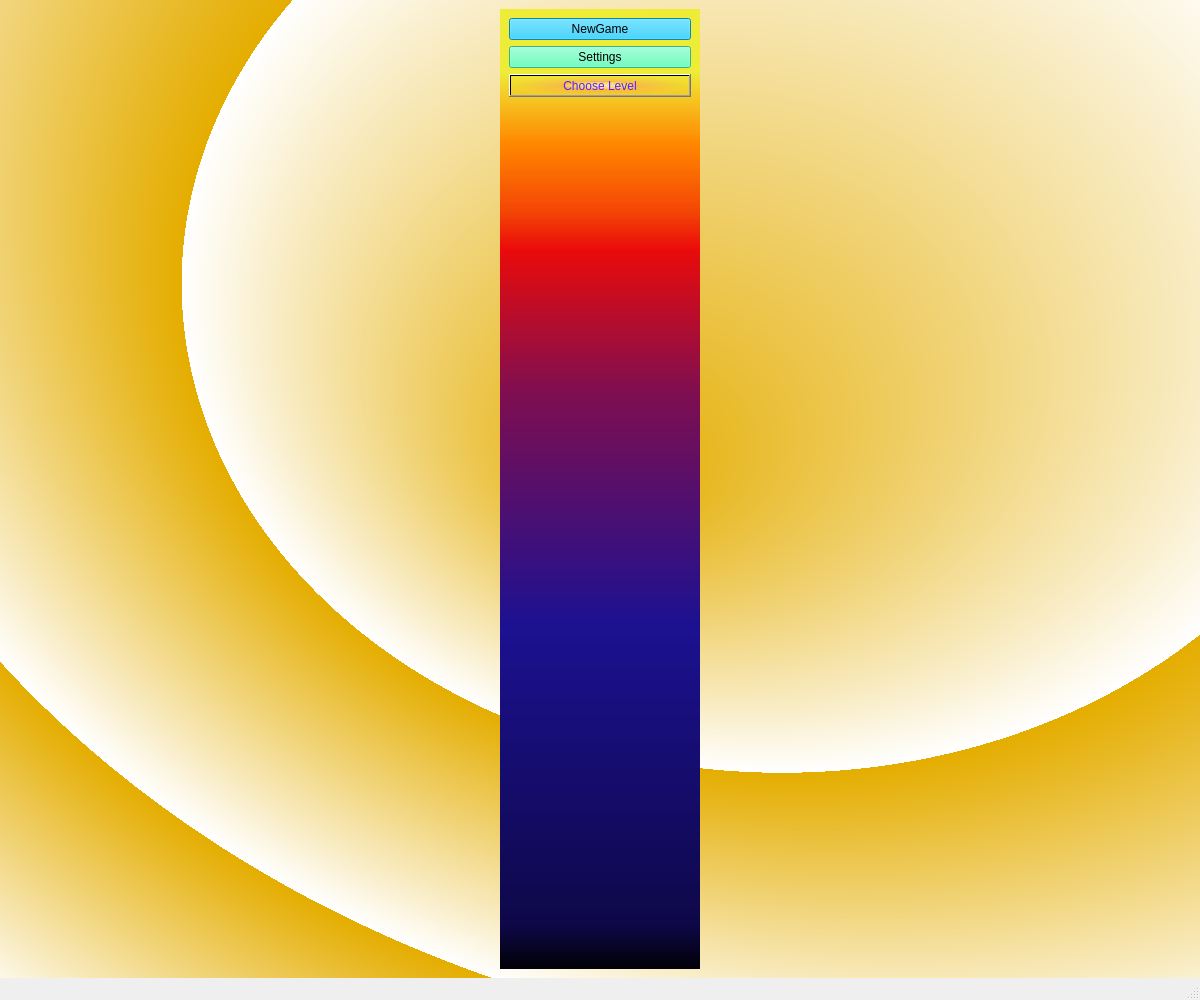
<?xml version="1.0" encoding="UTF-8"?>
<ui version="4.0">
 <class>MainWindow</class>
 <widget class="QMainWindow" name="MainWindow">
  <property name="geometry">
   <rect>
    <x>0</x>
    <y>0</y>
    <width>1200</width>
    <height>1000</height>
   </rect>
  </property>
  <property name="windowTitle">
   <string>MainWindow</string>
  </property>
  <widget class="QWidget" name="centralwidget">
   <property name="styleSheet">
    <string notr="true">
background-color: qradialgradient(spread:repeat, cx:0.651515, cy:0.29, radius:0.5, fx:0.5, fy:0.5, stop:0 rgba(228, 173, 0, 255), stop:1 rgba(255, 255, 255, 255));</string>
   </property>
   <layout class="QHBoxLayout" name="horizontalLayout">
    <item>
     <widget class="QWidget" name="ControlPanelWidget" native="true">
      <property name="maximumSize">
       <size>
        <width>200</width>
        <height>16777215</height>
       </size>
      </property>
      <property name="styleSheet">
       <string notr="true">background-color: rgb(64, 255, 11);
background-color: qlineargradient(spread:pad, x1:0, y1:1, x2:0, y2:0, stop:0 rgba(0, 0, 0, 255), stop:0.05 rgba(14, 8, 73, 255), stop:0.36 rgba(28, 17, 145, 255), stop:0.6 rgba(126, 14, 81, 255), stop:0.75 rgba(234, 11, 11, 255), stop:0.79 rgba(244, 70, 5, 255), stop:0.86 rgba(255, 136, 0, 255), stop:0.935 rgba(239, 236, 55, 255));</string>
      </property>
      <layout class="QVBoxLayout" name="verticalLayout">
       <item>
        <widget class="QPushButton" name="NewGame">
         <property name="maximumSize">
          <size>
           <width>16777215</width>
           <height>200</height>
          </size>
         </property>
         <property name="focusPolicy">
          <enum>Qt::NoFocus</enum>
         </property>
         <property name="styleSheet">
          <string notr="true">background-color: rgb(0, 196, 255);
color: rgb(255, 17, 211);
color: rgb(0, 0, 0);</string>
         </property>
         <property name="text">
          <string>NewGame</string>
         </property>
        </widget>
       </item>
       <item>
        <widget class="QPushButton" name="Settings">
         <property name="styleSheet">
          <string notr="true">background-color: qradialgradient(spread:repeat, cx:0.5, cy:0.5, radius:0.077, fx:0.5, fy:0.5, stop:0 rgba(0, 169, 255, 147), stop:0.497326 rgba(0, 0, 0, 147), stop:1 rgba(0, 169, 255, 147));
background-color: qlineargradient(spread:pad, x1:0, y1:0, x2:1, y2:0, stop:0 rgba(39, 79, 118, 255), stop:1 rgba(255, 255, 255, 255));
color: rgb(0, 0, 0);
background-color: rgb(71, 255, 178);</string>
         </property>
         <property name="text">
          <string>Settings</string>
         </property>
         <property name="icon">
          <iconset theme="document-open">
           <normaloff>.</normaloff>.</iconset>
         </property>
        </widget>
       </item>
       <item>
        <widget class="QPushButton" name="ChooseLevel">
         <property name="palette">
          <palette>
           <active>
            <colorrole role="WindowText">
             <brush brushstyle="SolidPattern">
              <color alpha="255">
               <red>93</red>
               <green>29</green>
               <blue>255</blue>
              </color>
             </brush>
            </colorrole>
            <colorrole role="Button">
             <brush brushstyle="RadialGradientPattern">
              <gradient centralx="0.500000000000000" centraly="0.500000000000000" focalx="0.500000000000000" focaly="0.500000000000000" radius="0.500000000000000" type="RadialGradient" spread="PadSpread" coordinatemode="ObjectBoundingMode">
               <gradientstop position="0.000000000000000">
                <color alpha="206">
                 <red>255</red>
                 <green>235</green>
                 <blue>235</blue>
                </color>
               </gradientstop>
               <gradientstop position="0.350000000000000">
                <color alpha="80">
                 <red>255</red>
                 <green>188</green>
                 <blue>188</blue>
                </color>
               </gradientstop>
               <gradientstop position="0.400000000000000">
                <color alpha="80">
                 <red>255</red>
                 <green>162</green>
                 <blue>162</blue>
                </color>
               </gradientstop>
               <gradientstop position="0.425000000000000">
                <color alpha="156">
                 <red>255</red>
                 <green>132</green>
                 <blue>132</blue>
                </color>
               </gradientstop>
               <gradientstop position="0.440000000000000">
                <color alpha="80">
                 <red>252</red>
                 <green>128</green>
                 <blue>128</blue>
                </color>
               </gradientstop>
               <gradientstop position="1.000000000000000">
                <color alpha="0">
                 <red>255</red>
                 <green>255</green>
                 <blue>255</blue>
                </color>
               </gradientstop>
              </gradient>
             </brush>
            </colorrole>
            <colorrole role="Text">
             <brush brushstyle="SolidPattern">
              <color alpha="255">
               <red>93</red>
               <green>29</green>
               <blue>255</blue>
              </color>
             </brush>
            </colorrole>
            <colorrole role="ButtonText">
             <brush brushstyle="SolidPattern">
              <color alpha="255">
               <red>93</red>
               <green>29</green>
               <blue>255</blue>
              </color>
             </brush>
            </colorrole>
            <colorrole role="Base">
             <brush brushstyle="RadialGradientPattern">
              <gradient centralx="0.500000000000000" centraly="0.500000000000000" focalx="0.500000000000000" focaly="0.500000000000000" radius="0.500000000000000" type="RadialGradient" spread="PadSpread" coordinatemode="ObjectBoundingMode">
               <gradientstop position="0.000000000000000">
                <color alpha="206">
                 <red>255</red>
                 <green>235</green>
                 <blue>235</blue>
                </color>
               </gradientstop>
               <gradientstop position="0.350000000000000">
                <color alpha="80">
                 <red>255</red>
                 <green>188</green>
                 <blue>188</blue>
                </color>
               </gradientstop>
               <gradientstop position="0.400000000000000">
                <color alpha="80">
                 <red>255</red>
                 <green>162</green>
                 <blue>162</blue>
                </color>
               </gradientstop>
               <gradientstop position="0.425000000000000">
                <color alpha="156">
                 <red>255</red>
                 <green>132</green>
                 <blue>132</blue>
                </color>
               </gradientstop>
               <gradientstop position="0.440000000000000">
                <color alpha="80">
                 <red>252</red>
                 <green>128</green>
                 <blue>128</blue>
                </color>
               </gradientstop>
               <gradientstop position="1.000000000000000">
                <color alpha="0">
                 <red>255</red>
                 <green>255</green>
                 <blue>255</blue>
                </color>
               </gradientstop>
              </gradient>
             </brush>
            </colorrole>
            <colorrole role="Window">
             <brush brushstyle="RadialGradientPattern">
              <gradient centralx="0.500000000000000" centraly="0.500000000000000" focalx="0.500000000000000" focaly="0.500000000000000" radius="0.500000000000000" type="RadialGradient" spread="PadSpread" coordinatemode="ObjectBoundingMode">
               <gradientstop position="0.000000000000000">
                <color alpha="206">
                 <red>255</red>
                 <green>235</green>
                 <blue>235</blue>
                </color>
               </gradientstop>
               <gradientstop position="0.350000000000000">
                <color alpha="80">
                 <red>255</red>
                 <green>188</green>
                 <blue>188</blue>
                </color>
               </gradientstop>
               <gradientstop position="0.400000000000000">
                <color alpha="80">
                 <red>255</red>
                 <green>162</green>
                 <blue>162</blue>
                </color>
               </gradientstop>
               <gradientstop position="0.425000000000000">
                <color alpha="156">
                 <red>255</red>
                 <green>132</green>
                 <blue>132</blue>
                </color>
               </gradientstop>
               <gradientstop position="0.440000000000000">
                <color alpha="80">
                 <red>252</red>
                 <green>128</green>
                 <blue>128</blue>
                </color>
               </gradientstop>
               <gradientstop position="1.000000000000000">
                <color alpha="0">
                 <red>255</red>
                 <green>255</green>
                 <blue>255</blue>
                </color>
               </gradientstop>
              </gradient>
             </brush>
            </colorrole>
            <colorrole role="HighlightedText">
             <brush brushstyle="SolidPattern">
              <color alpha="255">
               <red>0</red>
               <green>0</green>
               <blue>0</blue>
              </color>
             </brush>
            </colorrole>
            <colorrole role="PlaceholderText">
             <brush brushstyle="SolidPattern">
              <color alpha="255">
               <red>93</red>
               <green>29</green>
               <blue>255</blue>
              </color>
             </brush>
            </colorrole>
           </active>
           <inactive>
            <colorrole role="WindowText">
             <brush brushstyle="SolidPattern">
              <color alpha="255">
               <red>93</red>
               <green>29</green>
               <blue>255</blue>
              </color>
             </brush>
            </colorrole>
            <colorrole role="Button">
             <brush brushstyle="RadialGradientPattern">
              <gradient centralx="0.500000000000000" centraly="0.500000000000000" focalx="0.500000000000000" focaly="0.500000000000000" radius="0.500000000000000" type="RadialGradient" spread="PadSpread" coordinatemode="ObjectBoundingMode">
               <gradientstop position="0.000000000000000">
                <color alpha="206">
                 <red>255</red>
                 <green>235</green>
                 <blue>235</blue>
                </color>
               </gradientstop>
               <gradientstop position="0.350000000000000">
                <color alpha="80">
                 <red>255</red>
                 <green>188</green>
                 <blue>188</blue>
                </color>
               </gradientstop>
               <gradientstop position="0.400000000000000">
                <color alpha="80">
                 <red>255</red>
                 <green>162</green>
                 <blue>162</blue>
                </color>
               </gradientstop>
               <gradientstop position="0.425000000000000">
                <color alpha="156">
                 <red>255</red>
                 <green>132</green>
                 <blue>132</blue>
                </color>
               </gradientstop>
               <gradientstop position="0.440000000000000">
                <color alpha="80">
                 <red>252</red>
                 <green>128</green>
                 <blue>128</blue>
                </color>
               </gradientstop>
               <gradientstop position="1.000000000000000">
                <color alpha="0">
                 <red>255</red>
                 <green>255</green>
                 <blue>255</blue>
                </color>
               </gradientstop>
              </gradient>
             </brush>
            </colorrole>
            <colorrole role="Text">
             <brush brushstyle="SolidPattern">
              <color alpha="255">
               <red>93</red>
               <green>29</green>
               <blue>255</blue>
              </color>
             </brush>
            </colorrole>
            <colorrole role="ButtonText">
             <brush brushstyle="SolidPattern">
              <color alpha="255">
               <red>93</red>
               <green>29</green>
               <blue>255</blue>
              </color>
             </brush>
            </colorrole>
            <colorrole role="Base">
             <brush brushstyle="RadialGradientPattern">
              <gradient centralx="0.500000000000000" centraly="0.500000000000000" focalx="0.500000000000000" focaly="0.500000000000000" radius="0.500000000000000" type="RadialGradient" spread="PadSpread" coordinatemode="ObjectBoundingMode">
               <gradientstop position="0.000000000000000">
                <color alpha="206">
                 <red>255</red>
                 <green>235</green>
                 <blue>235</blue>
                </color>
               </gradientstop>
               <gradientstop position="0.350000000000000">
                <color alpha="80">
                 <red>255</red>
                 <green>188</green>
                 <blue>188</blue>
                </color>
               </gradientstop>
               <gradientstop position="0.400000000000000">
                <color alpha="80">
                 <red>255</red>
                 <green>162</green>
                 <blue>162</blue>
                </color>
               </gradientstop>
               <gradientstop position="0.425000000000000">
                <color alpha="156">
                 <red>255</red>
                 <green>132</green>
                 <blue>132</blue>
                </color>
               </gradientstop>
               <gradientstop position="0.440000000000000">
                <color alpha="80">
                 <red>252</red>
                 <green>128</green>
                 <blue>128</blue>
                </color>
               </gradientstop>
               <gradientstop position="1.000000000000000">
                <color alpha="0">
                 <red>255</red>
                 <green>255</green>
                 <blue>255</blue>
                </color>
               </gradientstop>
              </gradient>
             </brush>
            </colorrole>
            <colorrole role="Window">
             <brush brushstyle="RadialGradientPattern">
              <gradient centralx="0.500000000000000" centraly="0.500000000000000" focalx="0.500000000000000" focaly="0.500000000000000" radius="0.500000000000000" type="RadialGradient" spread="PadSpread" coordinatemode="ObjectBoundingMode">
               <gradientstop position="0.000000000000000">
                <color alpha="206">
                 <red>255</red>
                 <green>235</green>
                 <blue>235</blue>
                </color>
               </gradientstop>
               <gradientstop position="0.350000000000000">
                <color alpha="80">
                 <red>255</red>
                 <green>188</green>
                 <blue>188</blue>
                </color>
               </gradientstop>
               <gradientstop position="0.400000000000000">
                <color alpha="80">
                 <red>255</red>
                 <green>162</green>
                 <blue>162</blue>
                </color>
               </gradientstop>
               <gradientstop position="0.425000000000000">
                <color alpha="156">
                 <red>255</red>
                 <green>132</green>
                 <blue>132</blue>
                </color>
               </gradientstop>
               <gradientstop position="0.440000000000000">
                <color alpha="80">
                 <red>252</red>
                 <green>128</green>
                 <blue>128</blue>
                </color>
               </gradientstop>
               <gradientstop position="1.000000000000000">
                <color alpha="0">
                 <red>255</red>
                 <green>255</green>
                 <blue>255</blue>
                </color>
               </gradientstop>
              </gradient>
             </brush>
            </colorrole>
            <colorrole role="HighlightedText">
             <brush brushstyle="SolidPattern">
              <color alpha="255">
               <red>0</red>
               <green>0</green>
               <blue>0</blue>
              </color>
             </brush>
            </colorrole>
            <colorrole role="PlaceholderText">
             <brush brushstyle="SolidPattern">
              <color alpha="255">
               <red>93</red>
               <green>29</green>
               <blue>255</blue>
              </color>
             </brush>
            </colorrole>
           </inactive>
           <disabled>
            <colorrole role="WindowText">
             <brush brushstyle="SolidPattern">
              <color alpha="255">
               <red>93</red>
               <green>29</green>
               <blue>255</blue>
              </color>
             </brush>
            </colorrole>
            <colorrole role="Button">
             <brush brushstyle="RadialGradientPattern">
              <gradient centralx="0.500000000000000" centraly="0.500000000000000" focalx="0.500000000000000" focaly="0.500000000000000" radius="0.500000000000000" type="RadialGradient" spread="PadSpread" coordinatemode="ObjectBoundingMode">
               <gradientstop position="0.000000000000000">
                <color alpha="206">
                 <red>255</red>
                 <green>235</green>
                 <blue>235</blue>
                </color>
               </gradientstop>
               <gradientstop position="0.350000000000000">
                <color alpha="80">
                 <red>255</red>
                 <green>188</green>
                 <blue>188</blue>
                </color>
               </gradientstop>
               <gradientstop position="0.400000000000000">
                <color alpha="80">
                 <red>255</red>
                 <green>162</green>
                 <blue>162</blue>
                </color>
               </gradientstop>
               <gradientstop position="0.425000000000000">
                <color alpha="156">
                 <red>255</red>
                 <green>132</green>
                 <blue>132</blue>
                </color>
               </gradientstop>
               <gradientstop position="0.440000000000000">
                <color alpha="80">
                 <red>252</red>
                 <green>128</green>
                 <blue>128</blue>
                </color>
               </gradientstop>
               <gradientstop position="1.000000000000000">
                <color alpha="0">
                 <red>255</red>
                 <green>255</green>
                 <blue>255</blue>
                </color>
               </gradientstop>
              </gradient>
             </brush>
            </colorrole>
            <colorrole role="Text">
             <brush brushstyle="SolidPattern">
              <color alpha="255">
               <red>93</red>
               <green>29</green>
               <blue>255</blue>
              </color>
             </brush>
            </colorrole>
            <colorrole role="ButtonText">
             <brush brushstyle="SolidPattern">
              <color alpha="255">
               <red>93</red>
               <green>29</green>
               <blue>255</blue>
              </color>
             </brush>
            </colorrole>
            <colorrole role="Base">
             <brush brushstyle="RadialGradientPattern">
              <gradient centralx="0.500000000000000" centraly="0.500000000000000" focalx="0.500000000000000" focaly="0.500000000000000" radius="0.500000000000000" type="RadialGradient" spread="PadSpread" coordinatemode="ObjectBoundingMode">
               <gradientstop position="0.000000000000000">
                <color alpha="206">
                 <red>255</red>
                 <green>235</green>
                 <blue>235</blue>
                </color>
               </gradientstop>
               <gradientstop position="0.350000000000000">
                <color alpha="80">
                 <red>255</red>
                 <green>188</green>
                 <blue>188</blue>
                </color>
               </gradientstop>
               <gradientstop position="0.400000000000000">
                <color alpha="80">
                 <red>255</red>
                 <green>162</green>
                 <blue>162</blue>
                </color>
               </gradientstop>
               <gradientstop position="0.425000000000000">
                <color alpha="156">
                 <red>255</red>
                 <green>132</green>
                 <blue>132</blue>
                </color>
               </gradientstop>
               <gradientstop position="0.440000000000000">
                <color alpha="80">
                 <red>252</red>
                 <green>128</green>
                 <blue>128</blue>
                </color>
               </gradientstop>
               <gradientstop position="1.000000000000000">
                <color alpha="0">
                 <red>255</red>
                 <green>255</green>
                 <blue>255</blue>
                </color>
               </gradientstop>
              </gradient>
             </brush>
            </colorrole>
            <colorrole role="Window">
             <brush brushstyle="RadialGradientPattern">
              <gradient centralx="0.500000000000000" centraly="0.500000000000000" focalx="0.500000000000000" focaly="0.500000000000000" radius="0.500000000000000" type="RadialGradient" spread="PadSpread" coordinatemode="ObjectBoundingMode">
               <gradientstop position="0.000000000000000">
                <color alpha="206">
                 <red>255</red>
                 <green>235</green>
                 <blue>235</blue>
                </color>
               </gradientstop>
               <gradientstop position="0.350000000000000">
                <color alpha="80">
                 <red>255</red>
                 <green>188</green>
                 <blue>188</blue>
                </color>
               </gradientstop>
               <gradientstop position="0.400000000000000">
                <color alpha="80">
                 <red>255</red>
                 <green>162</green>
                 <blue>162</blue>
                </color>
               </gradientstop>
               <gradientstop position="0.425000000000000">
                <color alpha="156">
                 <red>255</red>
                 <green>132</green>
                 <blue>132</blue>
                </color>
               </gradientstop>
               <gradientstop position="0.440000000000000">
                <color alpha="80">
                 <red>252</red>
                 <green>128</green>
                 <blue>128</blue>
                </color>
               </gradientstop>
               <gradientstop position="1.000000000000000">
                <color alpha="0">
                 <red>255</red>
                 <green>255</green>
                 <blue>255</blue>
                </color>
               </gradientstop>
              </gradient>
             </brush>
            </colorrole>
            <colorrole role="HighlightedText">
             <brush brushstyle="SolidPattern">
              <color alpha="255">
               <red>0</red>
               <green>0</green>
               <blue>0</blue>
              </color>
             </brush>
            </colorrole>
            <colorrole role="PlaceholderText">
             <brush brushstyle="SolidPattern">
              <color alpha="255">
               <red>93</red>
               <green>29</green>
               <blue>255</blue>
              </color>
             </brush>
            </colorrole>
           </disabled>
          </palette>
         </property>
         <property name="styleSheet">
          <string notr="true">background-color: rgb(255, 41, 3);
color: rgb(93, 29, 255);
selection-color: rgb(0, 0, 0);
font: 11pt &quot;Segoe UI&quot;;
font: 700 11pt &quot;Segoe UI&quot;;
background-color: qradialgradient(spread:pad, cx:0.5, cy:0.5, radius:0.5, fx:0.5, fy:0.5, stop:0 rgba(255, 235, 235, 206), stop:0.35 rgba(255, 188, 188, 80), stop:0.4 rgba(255, 162, 162, 80), stop:0.425 rgba(255, 132, 132, 156), stop:0.44 rgba(252, 128, 128, 80), stop:1 rgba(255, 255, 255, 0));</string>
         </property>
         <property name="text">
          <string>Choose Level</string>
         </property>
         <property name="icon">
          <iconset theme="edit-cut">
           <normaloff>.</normaloff>.</iconset>
         </property>
        </widget>
       </item>
       <item>
        <spacer name="verticalSpacer">
         <property name="orientation">
          <enum>Qt::Vertical</enum>
         </property>
         <property name="sizeHint" stdset="0">
          <size>
           <width>20</width>
           <height>40</height>
          </size>
         </property>
        </spacer>
       </item>
      </layout>
     </widget>
    </item>
   </layout>
  </widget>
  <widget class="QMenuBar" name="menubar">
   <property name="geometry">
    <rect>
     <x>0</x>
     <y>0</y>
     <width>1200</width>
     <height>20</height>
    </rect>
   </property>
  </widget>
  <widget class="QStatusBar" name="statusbar"/>
 </widget>
 <resources/>
 <connections/>
</ui>
